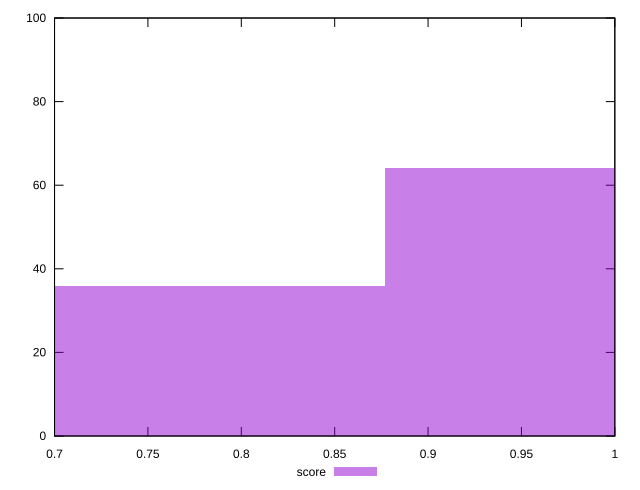

Generate this figure with gnuplot:
reset

$score <<EOF
0.9743792836140309 64
0.7795034268912248 36
EOF

set key outside below
set boxwidth 0.1948758567228062
set xrange [0.7:1]
set yrange [0:100]
set trange [0:100]
set style fill transparent solid 0.5 noborder
set terminal svg size 640, 490 enhanced background rgb 'white'
set output "reports/report_00028_2021-02-24T12-49-42.674Z/bootup-time/samples/card/score/histogram.svg"

plot $score title "score" with boxes

reset
